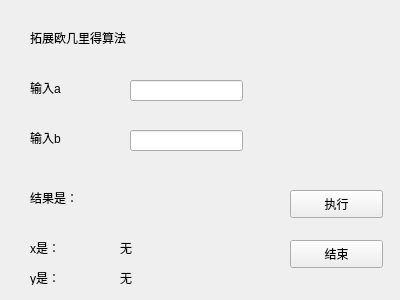
<?xml version="1.0" encoding="UTF-8"?>
<ui version="4.0">
 <class>exeuclideanw</class>
 <widget class="QWidget" name="exeuclideanw">
  <property name="geometry">
   <rect>
    <x>0</x>
    <y>0</y>
    <width>400</width>
    <height>300</height>
   </rect>
  </property>
  <property name="windowTitle">
   <string>Form</string>
  </property>
  <widget class="QLabel" name="label">
   <property name="geometry">
    <rect>
     <x>30</x>
     <y>30</y>
     <width>151</width>
     <height>16</height>
    </rect>
   </property>
   <property name="text">
    <string>拓展欧几里得算法</string>
   </property>
  </widget>
  <widget class="QPushButton" name="endExcute">
   <property name="geometry">
    <rect>
     <x>290</x>
     <y>240</y>
     <width>93</width>
     <height>28</height>
    </rect>
   </property>
   <property name="text">
    <string>结束</string>
   </property>
  </widget>
  <widget class="QLineEdit" name="numbera">
   <property name="geometry">
    <rect>
     <x>130</x>
     <y>80</y>
     <width>113</width>
     <height>21</height>
    </rect>
   </property>
  </widget>
  <widget class="QLabel" name="label_3">
   <property name="geometry">
    <rect>
     <x>30</x>
     <y>130</y>
     <width>72</width>
     <height>15</height>
    </rect>
   </property>
   <property name="text">
    <string>输入b</string>
   </property>
  </widget>
  <widget class="QPushButton" name="excute">
   <property name="geometry">
    <rect>
     <x>290</x>
     <y>190</y>
     <width>93</width>
     <height>28</height>
    </rect>
   </property>
   <property name="text">
    <string>执行</string>
   </property>
  </widget>
  <widget class="QLineEdit" name="numberb">
   <property name="geometry">
    <rect>
     <x>130</x>
     <y>130</y>
     <width>113</width>
     <height>21</height>
    </rect>
   </property>
  </widget>
  <widget class="QLabel" name="label_2">
   <property name="geometry">
    <rect>
     <x>30</x>
     <y>80</y>
     <width>72</width>
     <height>15</height>
    </rect>
   </property>
   <property name="text">
    <string>输入a</string>
   </property>
  </widget>
  <widget class="QLabel" name="label_4">
   <property name="geometry">
    <rect>
     <x>30</x>
     <y>190</y>
     <width>72</width>
     <height>15</height>
    </rect>
   </property>
   <property name="text">
    <string>结果是：</string>
   </property>
  </widget>
  <widget class="QLabel" name="label_5">
   <property name="geometry">
    <rect>
     <x>30</x>
     <y>240</y>
     <width>72</width>
     <height>15</height>
    </rect>
   </property>
   <property name="text">
    <string>x是：</string>
   </property>
  </widget>
  <widget class="QLabel" name="result">
   <property name="geometry">
    <rect>
     <x>120</x>
     <y>240</y>
     <width>72</width>
     <height>15</height>
    </rect>
   </property>
   <property name="text">
    <string>无</string>
   </property>
  </widget>
  <widget class="QLabel" name="result2">
   <property name="geometry">
    <rect>
     <x>120</x>
     <y>270</y>
     <width>72</width>
     <height>15</height>
    </rect>
   </property>
   <property name="text">
    <string>无</string>
   </property>
  </widget>
  <widget class="QLabel" name="label_6">
   <property name="geometry">
    <rect>
     <x>30</x>
     <y>270</y>
     <width>72</width>
     <height>15</height>
    </rect>
   </property>
   <property name="text">
    <string>y是：</string>
   </property>
  </widget>
 </widget>
 <resources/>
 <connections/>
</ui>
